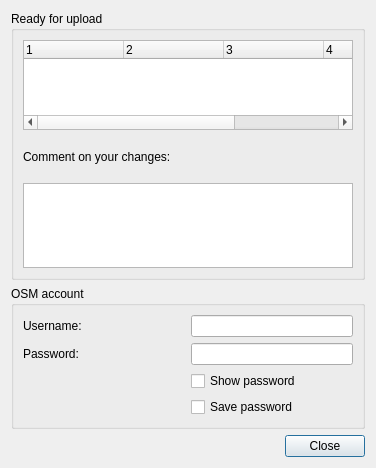
<ui version="4.0" >
 <class>DlgUploadOSM</class>
 <widget class="QDialog" name="DlgUploadOSM" >
  <property name="windowModality" >
   <enum>Qt::ApplicationModal</enum>
  </property>
  <property name="geometry" >
   <rect>
    <x>0</x>
    <y>0</y>
    <width>373</width>
    <height>468</height>
   </rect>
  </property>
  <property name="sizePolicy" >
   <sizepolicy vsizetype="Fixed" hsizetype="Fixed" >
    <horstretch>0</horstretch>
    <verstretch>0</verstretch>
   </sizepolicy>
  </property>
  <property name="windowTitle" >
   <string>Upload OSM data</string>
  </property>
  <property name="toolTip" >
   <string/>
  </property>
  <property name="whatsThis" >
   <string/>
  </property>
  <property name="modal" >
   <bool>true</bool>
  </property>
  <layout class="QVBoxLayout" >
   <item>
    <widget class="QGroupBox" name="groupBox" >
     <property name="title" >
      <string>Ready for upload</string>
     </property>
     <layout class="QVBoxLayout" >
      <item>
       <widget class="QTreeWidget" name="uploadChangesTable" >
        <property name="enabled" >
         <bool>true</bool>
        </property>
        <property name="sizePolicy" >
         <sizepolicy vsizetype="Fixed" hsizetype="Fixed" >
          <horstretch>0</horstretch>
          <verstretch>0</verstretch>
         </sizepolicy>
        </property>
        <property name="minimumSize" >
         <size>
          <width>330</width>
          <height>90</height>
         </size>
        </property>
        <property name="maximumSize" >
         <size>
          <width>330</width>
          <height>90</height>
         </size>
        </property>
        <property name="autoFillBackground" >
         <bool>false</bool>
        </property>
        <property name="textElideMode" >
         <enum>Qt::ElideLeft</enum>
        </property>
        <property name="rootIsDecorated" >
         <bool>false</bool>
        </property>
        <property name="itemsExpandable" >
         <bool>false</bool>
        </property>
        <property name="columnCount" >
         <number>5</number>
        </property>
        <column>
         <property name="text" >
          <string>1</string>
         </property>
        </column>
        <column>
         <property name="text" >
          <string>2</string>
         </property>
        </column>
        <column>
         <property name="text" >
          <string>3</string>
         </property>
        </column>
        <column>
         <property name="text" >
          <string>4</string>
         </property>
        </column>
        <column>
         <property name="text" >
          <string>5</string>
         </property>
        </column>
       </widget>
      </item>
      <item>
       <widget class="QLabel" name="label_4" >
        <property name="text" >
         <string>Comment on your changes:</string>
        </property>
       </widget>
      </item>
      <item>
       <widget class="QTextEdit" name="commentTextEdit" >
        <property name="enabled" >
         <bool>true</bool>
        </property>
        <property name="maximumSize" >
         <size>
          <width>16777215</width>
          <height>85</height>
         </size>
        </property>
       </widget>
      </item>
     </layout>
    </widget>
   </item>
   <item>
    <widget class="QGroupBox" name="accountGroupBox" >
     <property name="enabled" >
      <bool>true</bool>
     </property>
     <property name="title" >
      <string>OSM account</string>
     </property>
     <layout class="QVBoxLayout" >
      <item>
       <layout class="QGridLayout" >
        <item row="0" column="0" >
         <widget class="QLabel" name="label" >
          <property name="text" >
           <string>Username:</string>
          </property>
         </widget>
        </item>
        <item row="0" column="1" >
         <widget class="QLineEdit" name="userLineEdit" >
          <property name="enabled" >
           <bool>true</bool>
          </property>
          <property name="sizePolicy" >
           <sizepolicy vsizetype="Fixed" hsizetype="Preferred" >
            <horstretch>0</horstretch>
            <verstretch>0</verstretch>
           </sizepolicy>
          </property>
         </widget>
        </item>
        <item row="1" column="0" >
         <widget class="QLabel" name="label_2" >
          <property name="text" >
           <string>Password:</string>
          </property>
         </widget>
        </item>
        <item row="1" column="1" >
         <widget class="QLineEdit" name="passwdLineEdit" >
          <property name="sizePolicy" >
           <sizepolicy vsizetype="Fixed" hsizetype="Preferred" >
            <horstretch>0</horstretch>
            <verstretch>0</verstretch>
           </sizepolicy>
          </property>
         </widget>
        </item>
        <item row="2" column="1" >
         <widget class="QCheckBox" name="chkShowPasswd" >
          <property name="text" >
           <string>Show password</string>
          </property>
         </widget>
        </item>
        <item row="3" column="1" >
         <widget class="QCheckBox" name="chkSavePasswd" >
          <property name="text" >
           <string>Save password</string>
          </property>
         </widget>
        </item>
       </layout>
      </item>
     </layout>
    </widget>
   </item>
   <item>
    <widget class="QDialogButtonBox" name="buttonBox" >
     <property name="standardButtons" >
      <set>QDialogButtonBox::Close</set>
     </property>
    </widget>
   </item>
  </layout>
 </widget>
 <tabstops>
  <tabstop>userLineEdit</tabstop>
  <tabstop>passwdLineEdit</tabstop>
  <tabstop>chkShowPasswd</tabstop>
  <tabstop>buttonBox</tabstop>
 </tabstops>
 <resources/>
 <connections>
  <connection>
   <sender>buttonBox</sender>
   <signal>rejected()</signal>
   <receiver>DlgUploadOSM</receiver>
   <slot>reject()</slot>
   <hints>
    <hint type="sourcelabel" >
     <x>308</x>
     <y>337</y>
    </hint>
    <hint type="destinationlabel" >
     <x>265</x>
     <y>308</y>
    </hint>
   </hints>
  </connection>
 </connections>
</ui>
